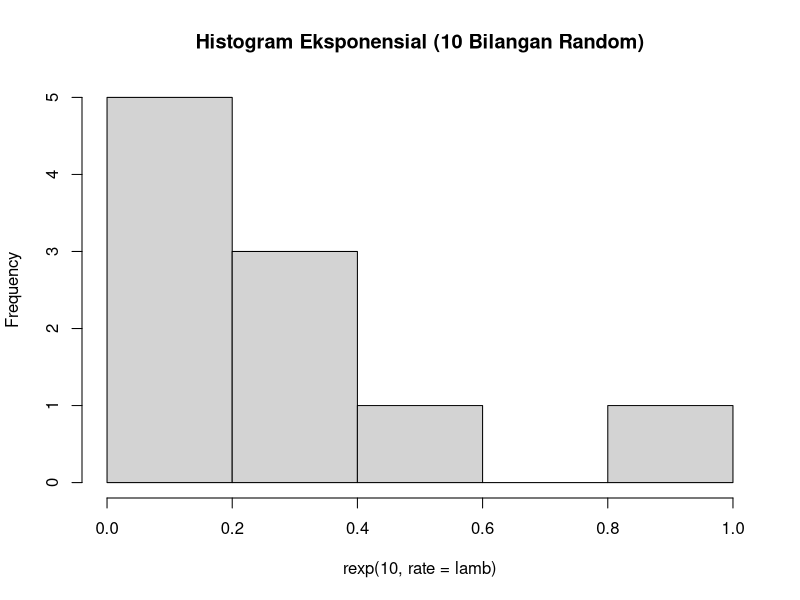
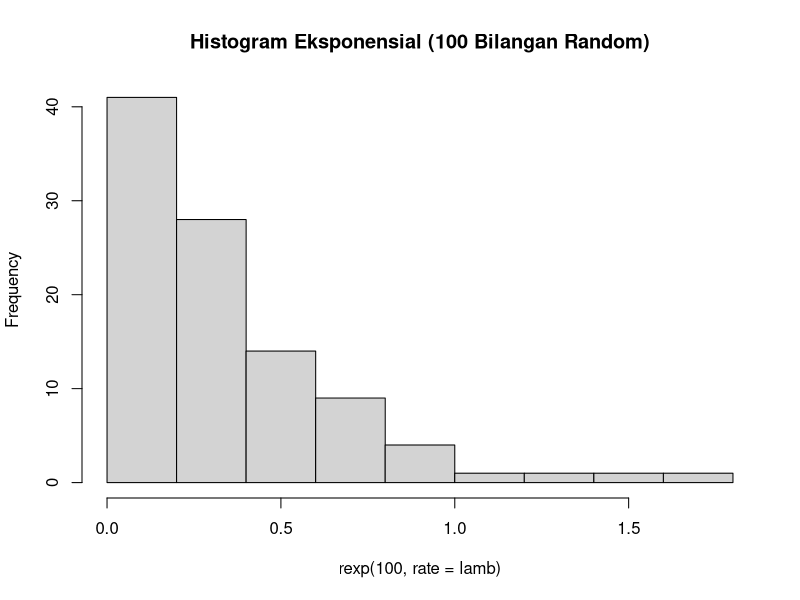
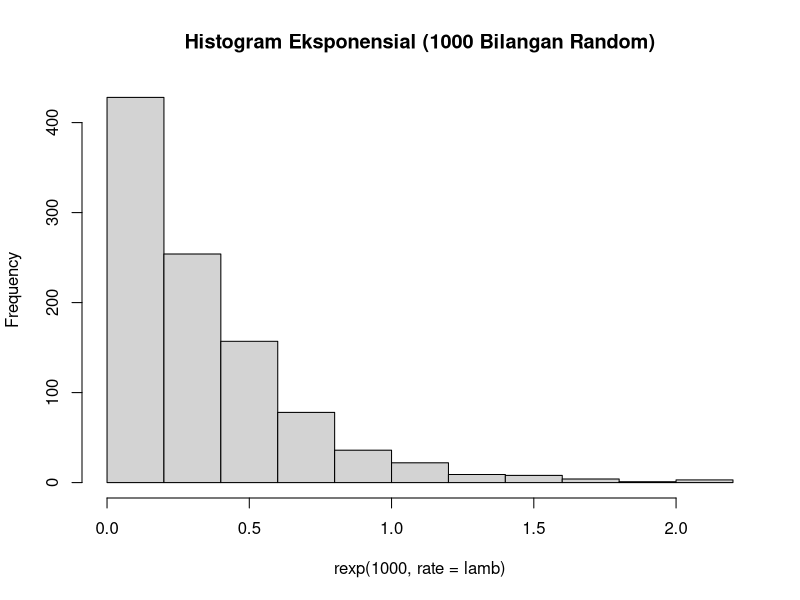
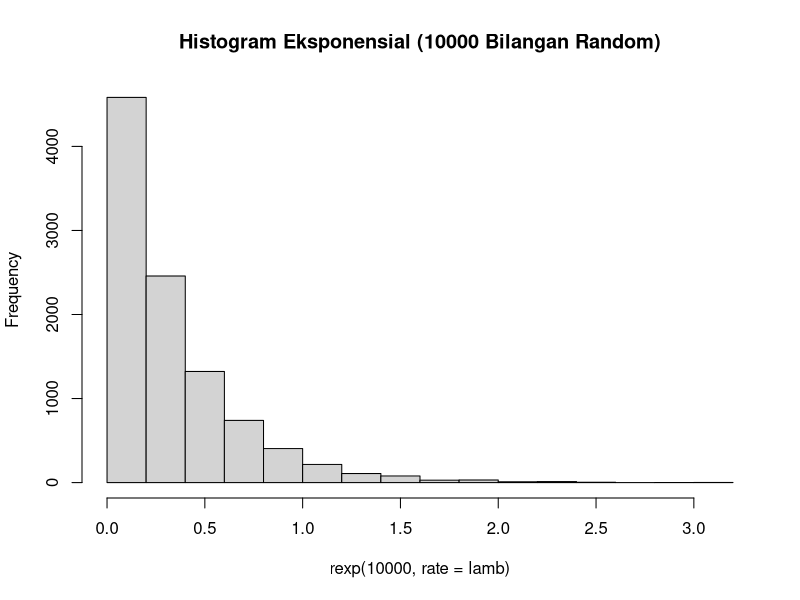

Here is the R script that generated these plots, in order:
set.seed(1)
lamb = 3

# Poin A
probability = dexp(1, rate = lamb)
probability

# Poin B
hist(rexp(10, rate = lamb), main = "Histogram Eksponensial (10 Bilangan Random)")
hist(rexp(100, rate = lamb), main = "Histogram Eksponensial (100 Bilangan Random)")
hist(rexp(1000, rate = lamb), main = "Histogram Eksponensial (1000 Bilangan Random)")
hist(rexp(10000, rate = lamb), main = "Histogram Eksponensial (10000 Bilangan Random)")

# Poin C
n = 100
rataan = mean(rexp(n, rate = lamb))
varian = (sd(rexp(n, rate = lamb))) ^ 2
rataan
varian